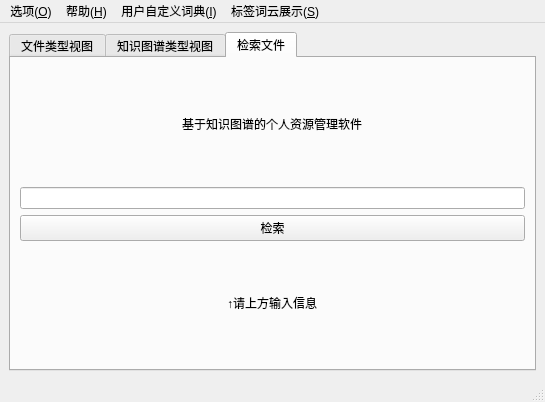
<?xml version="1.0" encoding="UTF-8"?>
<ui version="4.0">
 <class>WordCloudWindow</class>
 <widget class="QMainWindow" name="WordCloudWindow">
  <property name="geometry">
   <rect>
    <x>0</x>
    <y>0</y>
    <width>545</width>
    <height>402</height>
   </rect>
  </property>
  <property name="windowTitle">
   <string>MainWindow</string>
  </property>
  <widget class="QWidget" name="centralwidget">
   <layout class="QGridLayout" name="gridLayout">
    <item row="0" column="0">
     <widget class="QTabWidget" name="tabWidget">
      <property name="currentIndex">
       <number>2</number>
      </property>
      <widget class="QWidget" name="file_view">
       <attribute name="title">
        <string>文件类型视图</string>
       </attribute>
      </widget>
      <widget class="QWidget" name="graph_view">
       <attribute name="title">
        <string>知识图谱类型视图</string>
       </attribute>
      </widget>
      <widget class="QWidget" name="tab">
       <attribute name="title">
        <string>检索文件</string>
       </attribute>
       <layout class="QGridLayout" name="gridLayout_2">
        <item row="0" column="0" alignment="Qt::AlignHCenter|Qt::AlignVCenter">
         <widget class="QLabel" name="label">
          <property name="styleSheet">
           <string notr="true">font: 20pt &quot;华文中宋&quot;;</string>
          </property>
          <property name="text">
           <string>基于知识图谱的个人资源管理软件</string>
          </property>
          <property name="textFormat">
           <enum>Qt::PlainText</enum>
          </property>
          <property name="wordWrap">
           <bool>false</bool>
          </property>
          <property name="openExternalLinks">
           <bool>true</bool>
          </property>
          <property name="buddy">
           <cstring></cstring>
          </property>
         </widget>
        </item>
        <item row="1" column="0">
         <widget class="QLineEdit" name="lineEdit"/>
        </item>
        <item row="3" column="0" alignment="Qt::AlignHCenter|Qt::AlignVCenter">
         <widget class="QLabel" name="label_2">
          <property name="styleSheet">
           <string notr="true">font: 15pt &quot;华文中宋&quot;;</string>
          </property>
          <property name="text">
           <string>↑请上方输入信息</string>
          </property>
         </widget>
        </item>
        <item row="2" column="0">
         <widget class="QPushButton" name="pushButton">
          <property name="styleSheet">
           <string notr="true">font: 12pt &quot;华文中宋&quot;;</string>
          </property>
          <property name="text">
           <string>检索</string>
          </property>
         </widget>
        </item>
       </layout>
      </widget>
     </widget>
    </item>
   </layout>
  </widget>
  <widget class="QMenuBar" name="menubar">
   <property name="geometry">
    <rect>
     <x>0</x>
     <y>0</y>
     <width>545</width>
     <height>23</height>
    </rect>
   </property>
   <widget class="QMenu" name="menu_O">
    <property name="title">
     <string>选项(&amp;O)</string>
    </property>
    <addaction name="action_S"/>
    <addaction name="separator"/>
    <addaction name="action_X"/>
    <addaction name="separator"/>
   </widget>
   <widget class="QMenu" name="menu_H">
    <property name="title">
     <string>帮助(&amp;H)</string>
    </property>
    <addaction name="action_A"/>
    <addaction name="separator"/>
   </widget>
   <widget class="QMenu" name="menu_I">
    <property name="title">
     <string>用户自定义词典(&amp;I)</string>
    </property>
    <addaction name="action_D"/>
    <addaction name="separator"/>
    <addaction name="action_F"/>
    <addaction name="separator"/>
   </widget>
   <widget class="QMenu" name="menu_S">
    <property name="title">
     <string>标签词云展示(&amp;S)</string>
    </property>
    <addaction name="action_L"/>
    <addaction name="separator"/>
   </widget>
   <addaction name="menu_O"/>
   <addaction name="menu_H"/>
   <addaction name="menu_I"/>
   <addaction name="menu_S"/>
  </widget>
  <widget class="QStatusBar" name="statusbar"/>
  <action name="action_S">
   <property name="text">
    <string>设置(&amp;S)</string>
   </property>
  </action>
  <action name="action_X">
   <property name="text">
    <string>退出(&amp;X)</string>
   </property>
  </action>
  <action name="action_A">
   <property name="text">
    <string>关于(&amp;A)</string>
   </property>
  </action>
  <action name="action_D">
   <property name="text">
    <string>词典选择(&amp;D)</string>
   </property>
  </action>
  <action name="action_F">
   <property name="text">
    <string>自定义导入(&amp;F)</string>
   </property>
  </action>
  <action name="action_L">
   <property name="text">
    <string>标签词云界面(&amp;L)</string>
   </property>
  </action>
 </widget>
 <resources/>
 <connections/>
</ui>
